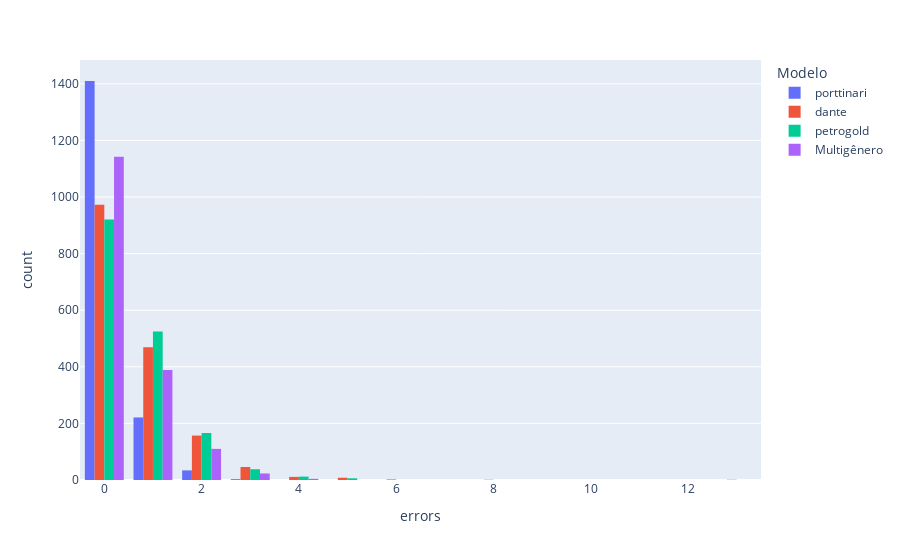

Notebook code cell kept with this figure:
### Code cell
petrogold_gold_sents = conllu.parse(open("../tmp/porttinari/model-31361v0k-v0/pt_porttinari-ud-test.conllu", encoding="utf-8").read())
porttinari_pred_sents = conllu.parse(open("../tmp/porttinari/model-31361v0k-v0/pt_porttinari-ud-test_pred.conllu", encoding="utf-8").read())
dante_pred_sents = conllu.parse(open("../tmp/dante/model-1b7kowrx-v0/pt_porttinari-ud-test_pred.conllu", encoding="utf-8").read())
petrogold_pred_sents = conllu.parse(open("../tmp/petrogold/model-2v9qux4u-v0/pt_porttinari-ud-test_pred.conllu", encoding="utf-8").read())
multi_pred_sents = conllu.parse(open("../tmp/dante_petrogold/model-3h6mbbp2-v0/pt_porttinari-ud-test_pred.conllu", encoding="utf-8").read())

porttinari_df = get_sent_errors(petrogold_gold_sents, porttinari_pred_sents)
dante_df = get_sent_errors(petrogold_gold_sents, dante_pred_sents)
petrogold_df = get_sent_errors(petrogold_gold_sents, petrogold_pred_sents)
multi_df = get_sent_errors(petrogold_gold_sents, multi_pred_sents)

porttinari_df["Modelo"] = "porttinari"
dante_df["Modelo"] = "dante"
petrogold_df["Modelo"] = "petrogold"
multi_df["Modelo"] = "Multigênero"
petrogold_final_df = porttinari_df.append(dante_df, ignore_index=True).append(petrogold_df, ignore_index=True).append(multi_df, ignore_index=True)

for name, df in zip([
    "Porttinari", "DANTE", "PetroGold", "Multigênero"
], [porttinari_df, dante_df, petrogold_df, multi_df]):
    display(name)
    display(df["errors"].value_counts()/df.shape[0])


# new_df = 
px.histogram(petrogold_final_df, x="errors", barmode="group", color="Modelo")

### Figure 1 — Plotly figure (JSON) as saved in the notebook; plotly's stock layout.template omitted (floating-point values rounded to 4 significant figures; data arrays with more than 128 entries replaced by an {"elided": "..."} marker saying what was removed)
{"data": [{"alignmentgroup": "True", "bingroup": "x", "hovertemplate": "Modelo=porttinari<br>errors=%{x}<br>count=%{y}<extra></extra>", "legendgroup": "porttinari", "marker": {"color": "#636efa", "pattern": {"shape": ""}}, "name": "porttinari", "offsetgroup": "porttinari", "orientation": "v", "showlegend": true, "type": "histogram", "x": {"elided": "1668 int values"}, "xaxis": "x", "yaxis": "y"}, {"alignmentgroup": "True", "bingroup": "x", "hovertemplate": "Modelo=dante<br>errors=%{x}<br>count=%{y}<extra></extra>", "legendgroup": "dante", "marker": {"color": "#EF553B", "pattern": {"shape": ""}}, "name": "dante", "offsetgroup": "dante", "orientation": "v", "showlegend": true, "type": "histogram", "x": {"elided": "1668 int values"}, "xaxis": "x", "yaxis": "y"}, {"alignmentgroup": "True", "bingroup": "x", "hovertemplate": "Modelo=petrogold<br>errors=%{x}<br>count=%{y}<extra></extra>", "legendgroup": "petrogold", "marker": {"color": "#00cc96", "pattern": {"shape": ""}}, "name": "petrogold", "offsetgroup": "petrogold", "orientation": "v", "showlegend": true, "type": "histogram", "x": {"elided": "1668 int values"}, "xaxis": "x", "yaxis": "y"}, {"alignmentgroup": "True", "bingroup": "x", "hovertemplate": "Modelo=Multigênero<br>errors=%{x}<br>count=%{y}<extra></extra>", "legendgroup": "Multigênero", "marker": {"color": "#ab63fa", "pattern": {"shape": ""}}, "name": "Multigênero", "offsetgroup": "Multigênero", "orientation": "v", "showlegend": true, "type": "histogram", "x": {"elided": "1668 int values"}, "xaxis": "x", "yaxis": "y"}], "layout": {"barmode": "group", "legend": {"title": {"text": "Modelo"}, "tracegroupgap": 0}, "margin": {"t": 60}, "xaxis": {"anchor": "y", "domain": [0, 1], "title": {"text": "errors"}}, "yaxis": {"anchor": "x", "domain": [0, 1], "title": {"text": "count"}}}}
